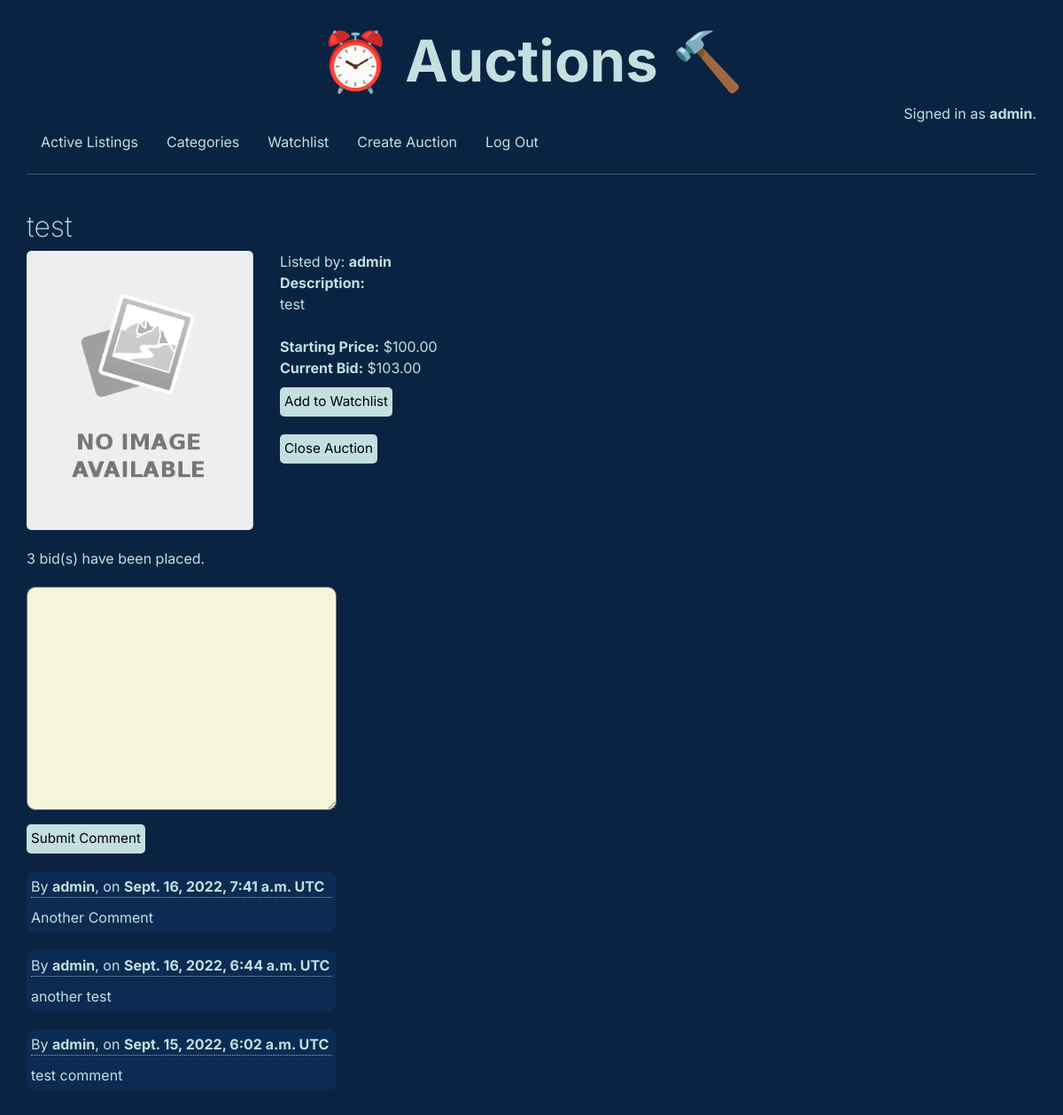
The app's page /auction/3 (signed in) with its own data.
### auctions/models.py (models this page shows, shortened)
class User(AbstractUser):
    pass

class Listing(models.Model):
    item_name = models.CharField(max_length=128)
    item_description = models.TextField()
    starting_price = models.DecimalField(decimal_places=2, max_digits=8, validators=[MinValueValidator(0.01)])
    image = models.ImageField(upload_to="", blank=True, default="noimage.svg.png")
    image_url = models.URLField(blank=True)
    category = models.ForeignKey(Category, on_delete=models.CASCADE, related_name="listings")
    user = models.ForeignKey(User, on_delete=models.CASCADE, related_name="listings")
    active = models.BooleanField(default=True)

class Bid(models.Model):
    bid_amount = models.DecimalField(decimal_places=2, max_digits=8, validators=[MinValueValidator(0.01)], default=0)
    user = models.ForeignKey(User, on_delete=models.CASCADE, related_name="bids")
    auction = models.ForeignKey(Listing, on_delete=models.CASCADE, related_name="bids")

class Comment(models.Model):
    comment = models.TextField()
    date = models.DateTimeField(auto_now_add=True)
    user = models.ForeignKey(User, on_delete=models.CASCADE, related_name="comments")
    auction = models.ForeignKey(Listing, on_delete=models.CASCADE, related_name="comments")

### auctions/views.py (the view)
# urls.py: path("auction/<str:pk>", views.auction_view, name="auction"),
def auction_view(request, pk):
    try:
        auction = Listing.objects.get(pk=pk)
    except:
        return render(request, "auctions/no_auction.html")
    if Bid.objects.filter(auction=auction).exists() == False:
        highest_bid = 0
    else:
        highest_bid = Bid.objects.filter(auction=auction).latest("bid_amount")
    watch_exists = (
        Watchlist.objects.all()
        .filter(auction=auction)
        .filter(user=request.user)
        .exists()
    )
    all_comments = Comment.objects.all().filter(auction=auction).order_by("-date")
    return render(
        request,
        "auctions/auction.html",
        {
            "auction": auction,
            "pk": pk,
            "bidform": BidForm(),
            "highest_bid": highest_bid,
            "exists": watch_exists,
            "commentform": CommentForm(),
            "all_comments": all_comments,
        },
    )

### auctions/views.py
class BidForm(ModelForm):
    class Meta:
        model = Bid
        fields = ["bid_amount"]
        widgets = {"bid_amount": NumberInput(attrs={"class": "bid-field", "step": 0.25})}
        labels = {"bid_amount": _("")}

class CommentForm(ModelForm):
    class Meta:
        model = Comment
        fields = ["comment"]
        widgets = {"comment": Textarea(attrs={"class": "comment-field"})}
        labels = {"comment": _("")}

### auctions/templates/auctions/auction.html (shortened to what this page needs)
{% extends "auctions/layout.html" %}
{% block body %}
<h2>{{ auction.item_name }}</h2>
<div class="auction-display">
{% if auction.image_url != "" %}
<img src="{{auction.image_url}}" alt="" class="auction-image">
{% else %}
<img src="{{auction.image.url}}" alt="" class="auction-image">
{% endif %}
<div class="auction-details">
Listed by: <strong>{{ auction.user }}</strong> <br>
<strong>Description:</strong> <br> {{ auction.item_description }} <br> <br>
<strong>Starting Price:</strong> ${{ auction.starting_price }} <br>
{% if auction.bids.last.bid_amount %}
  <strong>Current Bid:</strong> ${{ auction.bids.last.bid_amount }}
{% else %}
  <strong>Current Bid: No Bid</strong>
{% endif %}
<form method="POST" action="{% url 'e_watchlist' auction.pk %}">
  {% csrf_token %} {% if exists %}
  <input class="auc-btn" type="submit" value="Remove from Watchlist" />
  {% else %}
  <input class="auc-btn" type="submit" value="Add to Watchlist" />
  {% endif %}
</form>
{% if request.user == auction.user and auction.active == True %}
<form method="POST" action="{% url 'close' auction.pk %}"> {% csrf_token %}
  <input class="auc-btn" type="submit" value="Close Auction" />
</form>
{% elif auction.active == False %}
<h3>Auction is closed.</h3>
<br>
<h3>🎉 <strong>{{ auction.bids.last.user }}</strong> has won the auction! 🎉</h3>
{% endif %}
</div>
</div>
<div class="bid-quantity">{{ auction.bids.count }} bid(s) have been placed.</div>
<form method="POST" action="{% url 'comment' auction.pk %}">
    {{ commentform }}
    <input class="auc-btn" type="submit" value="Submit Comment" style="display: block">
</form>
{% for comment in all_comments %}
<div class="comment-container">
<div class="comment-details">By <strong>{{ comment.user }}</strong>, on <strong>{{ comment.date }} UTC</strong></div>
<div class="comment-content">{{ comment.comment }}</div>
</div>
{% endfor %}
{% endblock %}

### auctions/templates/auctions/layout.html (shortened to what this page needs)
{% load static %}
<!DOCTYPE html>
<html lang="en">
    <head>
        <link href="https://cdn.jsdelivr.net/npm/bootstrap@5.2.1/dist/css/bootstrap.min.css" rel="stylesheet">
        <link href="{% static 'auctions/styles.css' %}" rel="stylesheet">
    </head>
    <body>
        <h1>⏰ Auctions 🔨</h1>
        <div class="signed-text">
            {% if user.is_authenticated %}
                Signed in as <strong>{{ user.username }}</strong>.
            {% else %}
                Not signed in.
            {% endif %}
        </div>
        <ul class="nav">
            <li class="nav-item">
                <a class="nav-link" href="{% url 'index' %}">Active Listings</a>
            </li>
            <li class="nav-item">
                <a class="nav-link" href="{% url 'categories' %}">Categories</a>
            </li>
            {% if user.is_authenticated %}
                <li class="nav-item">
                    <a class="nav-link" href="{% url 'watchlist' %}">Watchlist</a>
                </li>
                <li class="nav-item">
                    <a class="nav-link" href="{% url 'new_listing' %}">Create Auction</a>
                </li>
                <li class="nav-item">
                    <a class="nav-link" href="{% url 'logout' %}">Log Out</a>
                </li>
            {% endif %}
        </ul>
        <hr>
        {% block body %}
        {% endblock %}
    </body>
</html>

### auctions/static/auctions/styles.css (style rules this page uses)
:root { --general-font: "Inter", sans-serif; --title-size: 65px; --font-color: #c3dfe0; }
body { padding: 30px; font-family: var(--general-font); color: var(--font-color); background-color: #0a2342; }
hr { margin-bottom: 40px; }
h1 { font-size: var(--title-size); font-weight: 700; text-align: center; }
h2 { font-weight: 200; }
.nav-link { color: var(--font-color); text-decoration: none; }
.signed-text { text-align: right; }
.auc-btn { background-color: #c3dfe0; border: 0; border-radius: 5px; padding: 5px; font-size: 0.95rem; margin: 10px 0 10px; }
.comment-field { background-color: beige; margin-top: 20px; border-radius: 10px; padding: 5px; max-width: 350px; }
.auction-image { margin-bottom: 20px; width: 16rem; }
.auction-display { display: flex; flex-direction: row; gap: 30px; }
.auction-details { max-width: 48ch; }
.comment-container { max-width: 350px; margin: 20px 0 10px; background-color: #0c2b52; padding: 5px; border-radius: 10px; }
.comment-details { border-bottom: 1px dotted rgba(255, 255, 255, 0.582); margin-bottom: 10px; }

### records on screen
User: username "admin"
Listing: item_name "test", image (placeholder picture), user "admin", item_description "test", starting_price "100.00", bids.last.bid_amount "103.00", bids.count "3"
Comment: user "admin", date "Sept. 16, 2022, 7:41 a.m.", comment "Another Comment"
Comment: user "admin", date "Sept. 16, 2022, 6:44 a.m.", comment "another test"
Comment: user "admin", date "Sept. 15, 2022, 6:02 a.m.", comment "test comment"
